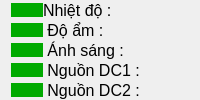
                                       <widget class="QWidget" name="widget_89" native="true">
                                        <layout class="QVBoxLayout" name="verticalLayout_18">
                                         <property name="spacing">
                                          <number>0</number>
                                         </property>
                                         <property name="topMargin">
                                          <number>0</number>
                                         </property>
                                         <property name="bottomMargin">
                                          <number>0</number>
                                         </property>
                                         <item>
                                          <widget class="QWidget" name="widget_90" native="true">
                                           <layout class="QHBoxLayout" name="horizontalLayout_44">
                                            <property name="spacing">
                                             <number>0</number>
                                            </property>
                                            <property name="leftMargin">
                                             <number>0</number>
                                            </property>
                                            <property name="topMargin">
                                             <number>0</number>
                                            </property>
                                            <property name="rightMargin">
                                             <number>0</number>
                                            </property>
                                            <property name="bottomMargin">
                                             <number>0</number>
                                            </property>
                                            <item>
                                             <widget class="QPushButton" name="pushButton_nhietdo_5">
                                              <property name="sizePolicy">
                                               <sizepolicy hsizetype="Fixed" vsizetype="Fixed">
                                                <horstretch>0</horstretch>
                                                <verstretch>0</verstretch>
                                               </sizepolicy>
                                              </property>
                                              <property name="styleSheet">
                                               <string notr="true">
QPushButton {
    border-radius: 10px;
background-color: rgb(0, 170, 0);
}</string>
                                              </property>
                                              <property name="text">
                                               <string/>
                                              </property>
                                              <property name="iconSize">
                                               <size>
                                                <width>20</width>
                                                <height>20</height>
                                               </size>
                                              </property>
                                             </widget>
                                            </item>
                                            <item>
                                             <widget class="QLabel" name="label_nhietdo_4">
                                              <property name="font">
                                               <font>
                                                <pointsize>12</pointsize>
                                                <italic>false</italic>
                                                <bold>false</bold>
                                               </font>
                                              </property>
                                              <property name="styleSheet">
                                               <string notr="true">color: rgb(0, 0, 0);
font: 12pt &quot;Segoe UI&quot;;</string>
                                              </property>
                                              <property name="text">
                                               <string>Nhiệt độ : </string>
                                              </property>
                                             </widget>
                                            </item>
                                           </layout>
                                          </widget>
                                         </item>
                                         <item>
                                          <widget class="QWidget" name="widget_91" native="true">
                                           <layout class="QHBoxLayout" name="horizontalLayout_45">
                                            <property name="spacing">
                                             <number>0</number>
                                            </property>
                                            <property name="leftMargin">
                                             <number>0</number>
                                            </property>
                                            <property name="topMargin">
                                             <number>0</number>
                                            </property>
                                            <property name="rightMargin">
                                             <number>0</number>
                                            </property>
                                            <property name="bottomMargin">
                                             <number>0</number>
                                            </property>
                                            <item>
                                             <widget class="QPushButton" name="pushButton_doam_5">
                                              <property name="sizePolicy">
                                               <sizepolicy hsizetype="Fixed" vsizetype="Fixed">
                                                <horstretch>0</horstretch>
                                                <verstretch>0</verstretch>
                                               </sizepolicy>
                                              </property>
                                              <property name="styleSheet">
                                               <string notr="true">
QPushButton {
    border-radius: 10px;
background-color: rgb(0, 170, 0);
}</string>
                                              </property>
                                              <property name="text">
                                               <string/>
                                              </property>
                                             </widget>
                                            </item>
                                            <item>
                                             <widget class="QLabel" name="label_doam_6">
                                              <property name="font">
                                               <font>
                                                <pointsize>12</pointsize>
                                                <italic>false</italic>
                                                <bold>false</bold>
                                               </font>
                                              </property>
                                              <property name="styleSheet">
                                               <string notr="true">color: rgb(0, 0, 0);
font: 12pt &quot;Segoe UI&quot;;</string>
                                              </property>
                                              <property name="text">
                                               <string> Độ ẩm :</string>
                                              </property>
                                             </widget>
                                            </item>
                                           </layout>
                                          </widget>
                                         </item>
                                         <item>
                                          <widget class="QWidget" name="widget_92" native="true">
                                           <layout class="QHBoxLayout" name="horizontalLayout_46">
                                            <property name="spacing">
                                             <number>0</number>
                                            </property>
                                            <property name="leftMargin">
                                             <number>0</number>
                                            </property>
                                            <property name="topMargin">
                                             <number>0</number>
                                            </property>
                                            <property name="rightMargin">
                                             <number>0</number>
                                            </property>
                                            <property name="bottomMargin">
                                             <number>0</number>
                                            </property>
                                            <item>
                                             <widget class="QPushButton" name="pushButton_anhsang_5">
                                              <property name="sizePolicy">
                                               <sizepolicy hsizetype="Fixed" vsizetype="Fixed">
                                                <horstretch>0</horstretch>
                                                <verstretch>0</verstretch>
                                               </sizepolicy>
                                              </property>
                                              <property name="styleSheet">
                                               <string notr="true">
QPushButton {
    border-radius: 10px;
background-color: rgb(0, 170, 0);
}</string>
                                              </property>
                                              <property name="text">
                                               <string/>
                                              </property>
                                             </widget>
                                            </item>
                                            <item>
                                             <widget class="QLabel" name="label_anhsang_5">
                                              <property name="font">
                                               <font>
                                                <pointsize>12</pointsize>
                                                <italic>false</italic>
                                                <bold>false</bold>
                                               </font>
                                              </property>
                                              <property name="styleSheet">
                                               <string notr="true">color: rgb(0, 0, 0);
font: 12pt &quot;Segoe UI&quot;;</string>
                                              </property>
                                              <property name="text">
                                               <string> Ánh sáng :</string>
                                              </property>
                                             </widget>
                                            </item>
                                           </layout>
                                          </widget>
                                         </item>
                                         <item>
                                          <widget class="QWidget" name="widget_93" native="true">
                                           <layout class="QHBoxLayout" name="horizontalLayout_47">
                                            <property name="spacing">
                                             <number>0</number>
                                            </property>
                                            <property name="leftMargin">
                                             <number>0</number>
                                            </property>
                                            <property name="topMargin">
                                             <number>0</number>
                                            </property>
                                            <property name="rightMargin">
                                             <number>0</number>
                                            </property>
                                            <property name="bottomMargin">
                                             <number>0</number>
                                            </property>
                                            <item>
                                             <widget class="QPushButton" name="pushButton_dc1_5">
                                              <property name="sizePolicy">
                                               <sizepolicy hsizetype="Fixed" vsizetype="Fixed">
                                                <horstretch>0</horstretch>
                                                <verstretch>0</verstretch>
                                               </sizepolicy>
                                              </property>
                                              <property name="styleSheet">
                                               <string notr="true">
QPushButton {
    border-radius: 10px;
background-color: rgb(0, 170, 0);
}</string>
                                              </property>
                                              <property name="text">
                                               <string/>
                                              </property>
                                             </widget>
                                            </item>
                                            <item>
                                             <widget class="QLabel" name="label_dc1_5">
                                              <property name="font">
                                               <font>
                                                <pointsize>12</pointsize>
                                                <italic>false</italic>
                                                <bold>false</bold>
                                               </font>
                                              </property>
                                              <property name="styleSheet">
                                               <string notr="true">color: rgb(0, 0, 0);
font: 12pt &quot;Segoe UI&quot;;</string>
                                              </property>
                                              <property name="text">
                                               <string> Nguồn DC1 :</string>
                                              </property>
                                             </widget>
                                            </item>
                                           </layout>
                                          </widget>
                                         </item>
                                         <item>
                                          <widget class="QWidget" name="widget_94" native="true">
                                           <layout class="QHBoxLayout" name="horizontalLayout_48">
                                            <property name="spacing">
                                             <number>0</number>
                                            </property>
                                            <property name="leftMargin">
                                             <number>0</number>
                                            </property>
                                            <property name="topMargin">
                                             <number>0</number>
                                            </property>
                                            <property name="rightMargin">
                                             <number>0</number>
                                            </property>
                                            <property name="bottomMargin">
                                             <number>0</number>
                                            </property>
                                            <item>
                                             <widget class="QPushButton" name="pushButton_dc2_5">
                                              <property name="sizePolicy">
                                               <sizepolicy hsizetype="Fixed" vsizetype="Fixed">
                                                <horstretch>0</horstretch>
                                                <verstretch>0</verstretch>
                                               </sizepolicy>
                                              </property>
                                              <property name="styleSheet">
                                               <string notr="true">
QPushButton {
    border-radius: 10px;
background-color: rgb(0, 170, 0);
}</string>
                                              </property>
                                              <property name="text">
                                               <string/>
                                              </property>
                                             </widget>
                                            </item>
                                            <item>
                                             <widget class="QLabel" name="label_dc2_5">
                                              <property name="font">
                                               <font>
                                                <pointsize>12</pointsize>
                                                <italic>false</italic>
                                                <bold>false</bold>
                                               </font>
                                              </property>
                                              <property name="styleSheet">
                                               <string notr="true">color: rgb(0, 0, 0);
font: 12pt &quot;Segoe UI&quot;;</string>
                                              </property>
                                              <property name="text">
                                               <string> Nguồn DC2 :</string>
                                              </property>
                                             </widget>
                                            </item>
                                           </layout>
                                          </widget>
                                         </item>
                                        </layout>
                                       </widget>
